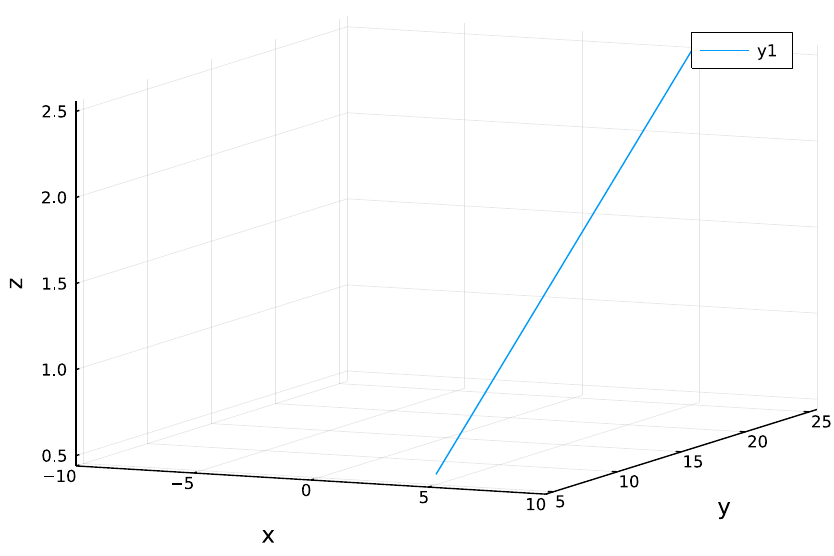

Write Julia code to recreate this figure.
"""
One photon moving in Minkowski spacetime
"""

include("metrics/minkowski.jl")
using DifferentialEquations
using Plots
using .Minkowski

# Initial Condition
x0 = [5., pi/2 , 0., 0.]        # initial position
k0 = [0., -0.1, 1., 0.]         # initial momentum (except kt = k0[4])
k0[4] = sqrt(k0[1]^2 + x0[1]^2 * k0[2]^2 + x0[1]^2*sin(x0[2])^2 *k0[3]^2)
# normalization condition for the momentum

# Lower the indices of the momentum
k_0 = zeros(4)
g = metric(x0)
k_0[1] = g[1]*k0[1]
k_0[2] = g[2]*k0[2]
k_0[3] = g[3]*k0[3] + g[5]*k0[4]
k_0[4] = g[4]*k0[4] + g[5]*k0[3] 

# Complete initial state
xk0 = [x0; k_0]


# Solving the geodesic equations 
prob = ODEProblem(geodesics, xk0, (0., 5.), saveat=(1:1:5))
sol = solve(prob)


# Introduce cartesian coordinates
x = sol[1,:].* sin.(sol[2,:]) .* cos.(sol[3,:])
y = sol[1,:].* sin.(sol[2,:]) .* sin.(sol[3,:])
z = sol[1,:].* cos.(sol[2,:])


# Plot the trajectory

pl = plot(x,y,z, #seriestype=:scatter, 
    xlims= (-10,10),
    xlabel="x", ylabel="y", zlabel="z")

savefig(pl, "onephoton.pdf")
display(pl)

readline()

